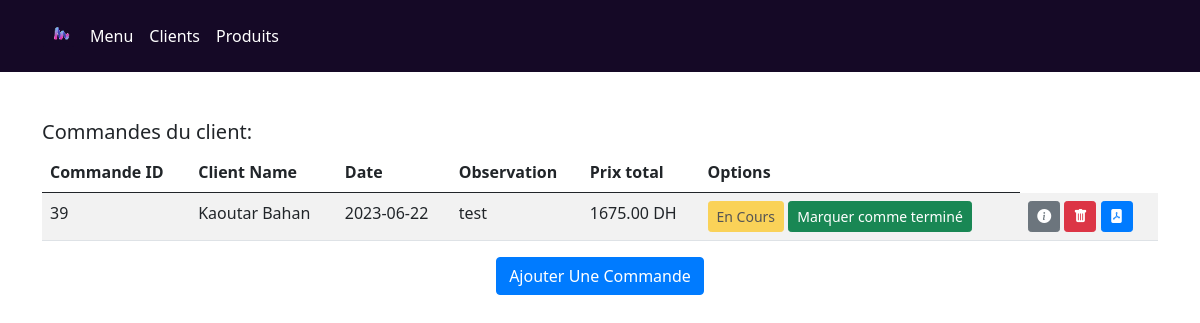
Page /commande.php?id=6 (signed in) on the committed database.
### tables this page shows
CREATE TABLE `commande` (
  `id_commande` int(11) NOT NULL,
  `client_id` int(11) DEFAULT NULL,
  `date` date DEFAULT NULL,
  `observation` varchar(255) DEFAULT NULL,
  `total_prix` decimal(10,2) DEFAULT NULL,
  `status` varchar(20) NOT NULL DEFAULT 'en cours'
);

CREATE TABLE `client` (
  `id` int(11) NOT NULL,
  `name` varchar(50) DEFAULT NULL,
  `telephone` varchar(45) DEFAULT NULL,
  `email` varchar(45) DEFAULT NULL,
  `adresse` varchar(45) DEFAULT NULL,
  `ville` int(11) DEFAULT NULL
);

### commande.php (the view, shortened to what this page needs)
<?php
$servername = "localhost";
$username = "root";
$password = "";
$dbname = "g_client";
try {
    $conn = new PDO("mysql:host=$servername;dbname=$dbname", $username, $password);
    $conn->setAttribute(PDO::ATTR_ERRMODE, PDO::ERRMODE_EXCEPTION);
    if (isset($_GET['id']) && !empty($_GET['id'])) {
        $clientId = $_GET['id'];
        $sql = "SELECT c.id_commande AS id_commande, c.date, c.observation, c.total_prix, c.status, cl.name AS client_name
                FROM commande c
                JOIN client cl ON c.client_id = cl.id
                WHERE cl.id = :clientId";
        $statement = $conn->prepare($sql);
        $statement->bindValue(':clientId', $clientId);
        $statement->execute();
        $commands = $statement->fetchAll(PDO::FETCH_OBJ);
    } else {
        header("Location: index.php");
        exit();
    }
} catch (PDOException $e) {
    echo $sql . "<br>" . $e->getMessage();
}
?>
<!DOCTYPE html>
<html lang="en">
<head>
    <link href="https://cdn.jsdelivr.net/npm/bootstrap@5.0.2/dist/css/bootstrap.min.css" rel="stylesheet">
    <link href="https://cdn.jsdelivr.net/npm/bootstrap-icons@1.6.1/font/bootstrap-icons.css" rel="stylesheet">
</head>
<body>
    <header class="p-3 bg-dark text-white">
        <div class="container">
            <div class="d-flex flex-wrap align-items-center justify-content-center justify-content-lg-start">
                <a href="/" class="d-flex align-items-center mb-2 mb-lg-0 text-white text-decoration-none">
                    <img src="logo.png" alt="Logo" width="40" height="40">
                </a>
                <ul class="nav col-12 col-lg-auto me-lg-auto mb-2 justify-content-center mb-md-0">
                    <li><a href="menu.php" class="nav-link px-2 text-white">Menu</a></li>
                    <li><a href="index.php" class="nav-link px-2 text-white">Clients</a></li>
                    <li><a href="all_produits.php" class="nav-link px-2 text-white">Produits</a></li>
                </ul>
            </div>
        </div>
    </header>
    <div class="container my-5">
        <?php if (empty($commands)) : ?>
            <div class="alert alert-info" role="alert">
                Pas de commandes.
            </div>
            <a href="ajouter_commande.php?client_id=<?php echo $clientId; ?>" class="btn btn-primary">Ajouter une Commande</a>        <?php else : ?>
            <h5>Commandes du client:</h5>
            <table class="table table-striped table-hover">
                <thead>
                    <tr>
                        <th>Commande ID</th>
                        <th>Client Name</th>
                        <th>Date</th>
                        <th>Observation</th>
                        <th>Prix total</th>
                        <th>Options</th>
                    </tr>
                </thead>
                <tbody>
                    <?php foreach ($commands as $command) : ?>
                        <tr>
                            <td><?= $command->id_commande ?></td>
                            <td><?= $command->client_name ?></td>
                            <td><?= $command->date ?></td>
                            <td><?= $command->observation ?></td>
                            <td><?= $command->total_prix ?> DH</td>
                            <td>
                                <?php if ($command->status === 'en cours') : ?>
                                    <button class="btn btn-warning btn-sm" disabled>En Cours</button>
                                    <a href="done.php?id=<?= $command->id_commande ?>" class="btn btn-success btn-sm">Marquer comme terminé</a>
                                <?php else : ?>
                                    <button class="btn btn-success btn-sm" disabled>Done</button>
                                <?php endif; ?>
                            </td>
                            <td>
                                <a href="details.php?id=<?= $command->id_commande ?>" class="btn btn-secondary btn-sm" title="Détails">
                                    <i class="bi bi-info-circle-fill"></i>
                                </a>
                                <a href="supprimer_commande.php?id=<?= $command->id_commande ?>" class="btn btn-danger btn-sm" title="Delete Commande">
                                    <i class="bi bi-trash-fill"></i>
                                </a>
                                <a href="generate_pdf.php?id=<?= $command->id_commande ?>" target="_blank" class="btn btn-primary btn-sm" title="Generate PDF">
                                    <i class="bi bi-file-pdf-fill"></i>
                                </a>
                            </td>
                        </tr>
                    <?php endforeach; ?>
                </tbody>
            </table>
            <div class="text-center">
                <a href="ajouter_commande.php?client_id=<?= $clientId ?>" class="btn btn-primary">Ajouter Une Commande</a>
            </div>
        <?php endif; ?>
    </div>
</body>
</html>

### commande.php (style rules this page uses)
.bg-dark { background-color: #150926 !important; }
.btn-primary { background-color: #007bff; border-color: #007bff; }
.btn-secondary { background-color: #6c757d; border-color: #6c757d; }

### rows in the picture
commande: id_commande "39", client.name "Kaoutar Bahan", date "2023-06-22", observation "test", total_prix "1675.00"
